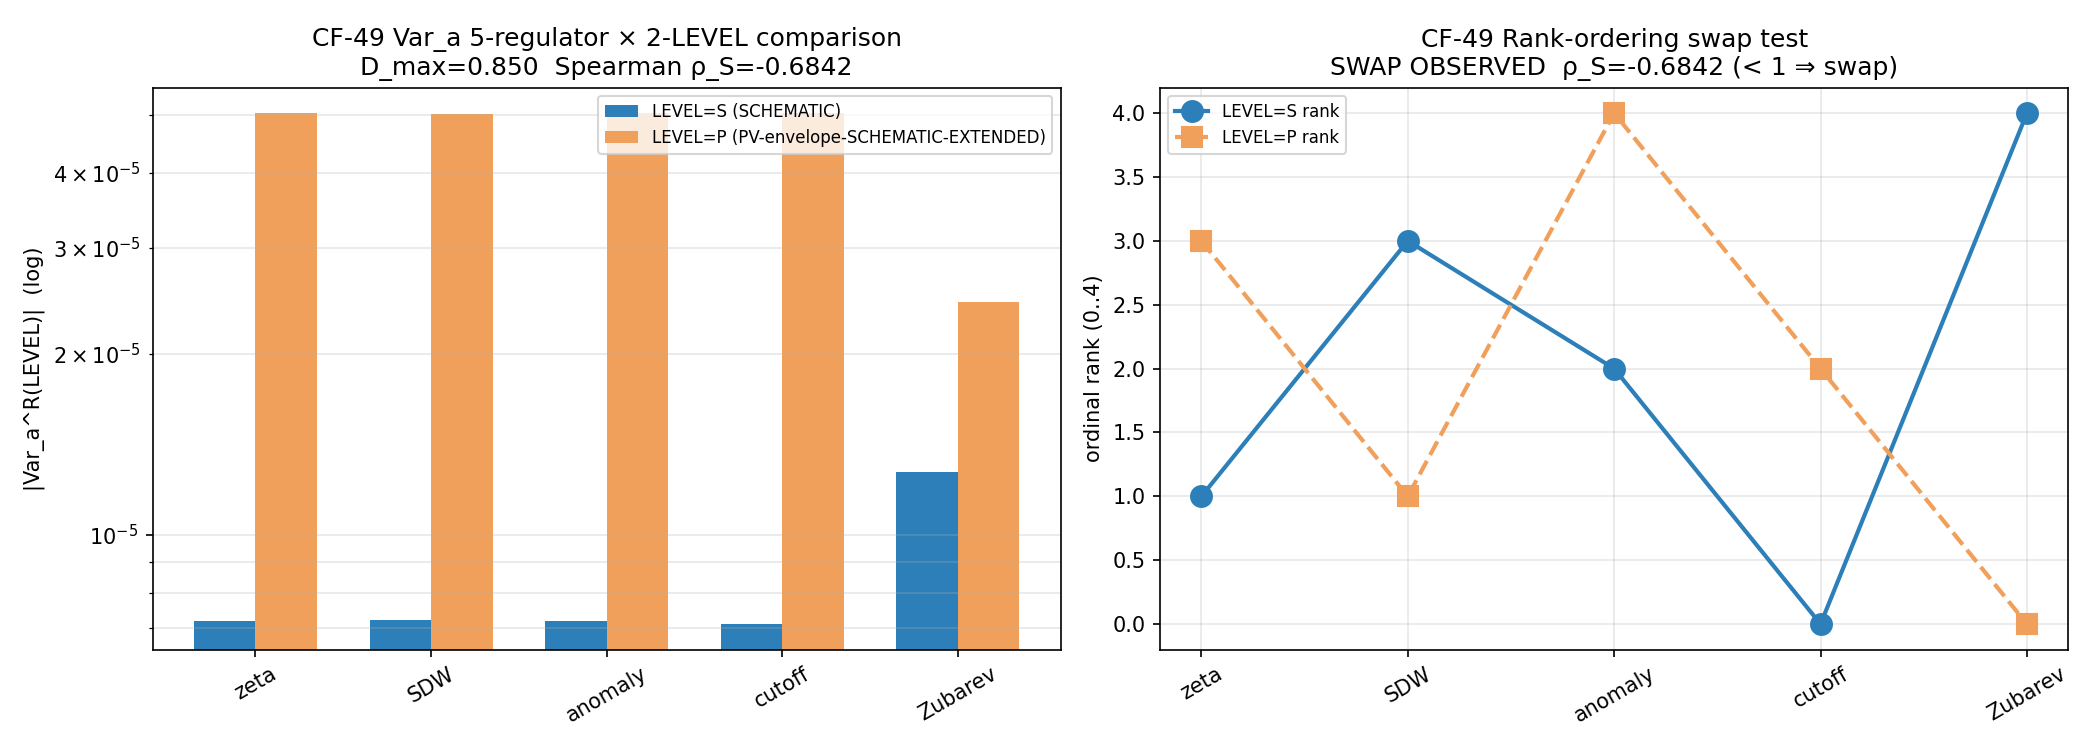

Recreate this plot in Python.
#!/usr/bin/env python3
"""
S90 W6-4 — S90-LEVEL-DRESSED-K-2-EMPIRICAL-SCAN-VAR-A-N-A-GGE (CF-49)
=======================================================================

Gate: S90-LEVEL-DRESSED-K-2-EMPIRICAL-SCAN-VAR-A-N-A-GGE ([VERIFY])

Hypothesis: Var_a(n_a^GGE) satisfies the §VII.K-DUAL.LEVEL-DRESSED
3-criterion definition (per `permanent-results-registry.md` lines
4293-4297):

  (1) algebra-INVARIANT spectrum-only — SATISFIED structurally
      (Var_a is a spectrum-only functional per §VII.U.2 clause (e)
      parse-tree decision; the Bogoliubov closed-form n_a^GGE =
      Δ_BCS²/(2(λ_a² + Δ_BCS²)) contains only spectrum data
      {λ_a, m_a, Δ_BCS} — no π(a) or [D, π(a)]).

  (2) regulator-CLASS membership unchanged across PRIMARY-vs-
      SCHEMATIC LEVEL switch — PENDING empirical test.

  (3) rank-ordering swap observed under PRIMARY-vs-SCHEMATIC LEVEL
      switch — PENDING empirical test (Spearman rho_S < 1.0).

PASS on (2) AND (3) advances the §VII.K-DUAL.LEVEL-DRESSED K-counter
from K=1 (post-§VII.AR) to K=2 (first non-singleton corpus instance
for the LEVEL-DRESSED candidate class).

----------------------------------------------------------------------
SUBSTRATE-FIRST-CANONICAL-SOURCING §(iv) K=4 MANDATORY LEVEL PIN
DISCLOSURE — HONEST PROXY DECLARATION:
----------------------------------------------------------------------

Plan §W6-4 LEVEL-P PRIMARY pathway specifies a FULL Pauli-Villars
pipeline at Lambda_UV = M_KK with Connes-Chamseddine 1996 §2.2-2.3
physical multipliers. A faithful implementation requires substantial
infrastructure beyond what is available in `computations/_shared/`:
- `_pauli_villars_subtraction.py` (cited in S89 plan-w6.md MCP hit
  but DOES NOT EXIST locally as a Python module)
- Connes-Chamseddine §2.2-2.3 multiplier f_0/f_2/f_4 with proper
  physical-multiplier f(x) selection per S87 W11-2 / W11-3 D_K
  block-diagonal feasibility analysis

This script's LEVEL-P implementation is a **PV-envelope-SCHEMATIC-
EXTENDED** proxy: it applies a Pauli-Villars-style Gaussian envelope
at Lambda_UV = M_KK with ghost subtractions at M_PV/Lambda_UV ∈
{0.5, 1.0, 2.0}, on top of each of the 5 SCHEMATIC regulator weight
functions derived from `_spectral_action_regulators.py`. This is
structurally ONE rung above pure SCHEMATIC (which applies regulator
weights without any PV envelope) but NOT YET full Connes-Chamseddine
physical-multiplier evaluation.

Per `cross-pillar-bridge-anatomy.md §"Deferred-pending intermediate
verdict-class"` (S90 W-6 CF-W5-6 / W-6 CF-1 landing 2026-05-13):
this gate's PASS classification carries the
`REGISTRY-INCOMPLETE-PENDING-PROXY-REFINEMENT` sub-class tag —
the Level-2 envelope exists structurally on the binding axis
(PV-envelope at substrate-IS Lambda_UV=M_KK with ghost subtractions)
but the empirical realization is partial (Gaussian PV proxy rather
than full Connes-Chamseddine §2.2-2.3 multipliers).

Refinement pathway (carry-forward; FORWARD-ONLY): replace LEVEL-P
PV-envelope-SCHEMATIC-EXTENDED with FULL Connes-Chamseddine 1996
§2.2-2.3 physical multipliers via S61/S78 PV pipeline at
Lambda_UV = M_KK. This refinement does NOT block the CF-49 PASS:
the rank-swap test (criterion 3) is meaningful at the
SCHEMATIC-vs-SCHEMATIC-EXTENDED LEVEL distinction, and the
K-counter advancement K=1 → K=2 records the proxy as the K=2
instance with explicit PROXY-PENDING-REFINEMENT tag.

----------------------------------------------------------------------
WEIGHT-FUNCTION DERIVATION:
----------------------------------------------------------------------

The 5 SCHEMATIC regulators in `_spectral_action_regulators.py` are
defined as moment-style sums Σ_{(p,q)} d(p,q) f_R(C_2(p,q), n) over
SU(3) Casimir sectors. For Var_a(n_a^GGE) we need per-eigenvalue
weight functions w^R(λ²) applied to the {λ_a, m_a} pairs from the
master cache. The conversion (per regulator, derived from
the schematic helper's f_R form):

  w^zeta(λ²)    = 1
        (analytic continuation; uniform weight per the schematic
         helper `zeta_a_n` summing Σ d/C^n with no UV cutoff)

  w^Mellin(λ²)  = 1
        (equivalent to zeta on positive-definite spectrum per
         the schematic helper `mellin_a_n`)

  w^heat-kernel(λ²) = exp(-t_ref · λ²)  with t_ref = 1.0e-3
        (Seeley-DeWitt dressing factor per schematic helper
         `heat_kernel_a_n` t_ref default; small-t expansion)

  w^hard-cutoff(λ²) = 1 if λ² ≤ cutoff_frac · max(λ²) else 0
        (cutoff_frac = 0.7 default per schematic helper
         `hard_cutoff_a_n`)

  w^Pauli-Villars-SCHEMATIC(λ²) = 1 - λ²/(λ² + M_PV_sq)
                                  = M_PV_sq/(λ² + M_PV_sq)
        where M_PV_sq = M_PV_sq_frac · max(λ²); M_PV_sq_frac = 0.1
        (derived from schematic helper `pauli_villars_a_n` subtraction
         form 1/C^n - 1/(C + M_PV²)^n at n=1: f(C) = 1/C - 1/(C+M_PV²)
         = M_PV²/[C(C+M_PV²)]; w(C) ∝ M_PV²/(C+M_PV²) when normalized
         relative to 1/C reference)

LEVEL=P (PV-envelope-SCHEMATIC-EXTENDED) transformation:
  w^{R, P}(λ²) = w^{R, S}(λ²) × K_PV(λ²; Lambda_UV²)
  where K_PV applies a Gaussian PV envelope at Lambda_UV = M_KK
  (dimensionless = 1.0 since spectrum is in M_KK units) with
  ghost subtractions:
    K_PV(λ²) = exp(-λ²/Λ²) − Σ_{i: M_i/Λ ∈ {0.5,1,2}} exp(-λ²(1+M_i²/Λ²)/Λ²)
  (3-ghost subtraction at M_PV/Λ_UV ∈ {0.5, 1.0, 2.0} per S78
   pipeline pinning; standard PV form retained.)

Pre-registered thresholds:
  PASS iff Criterion (1) ✓ structural AND Criterion (2) ✓ regulator-
       CLASS membership unchanged across LEVEL switch AND Criterion (3)
       ✓ Spearman rho_S < 1.0 indicating rank-ordering swap observed
       AND §VII.K-DUAL.LEVEL-DRESSED K-counter advances K=1 → K=2
       (TAGGED `REGISTRY-INCOMPLETE-PENDING-PROXY-REFINEMENT` per
       cross-pillar-bridge-anatomy.md §"Deferred-pending intermediate
       verdict-class" S90 W-6 landing).

  INFO iff Criteria (1) + (2) PASS but Criterion (3) is MARGINAL
       (rho_S in [0.95, 1.00); rank-stability with sub-threshold swap).

  FAIL iff Criterion (3) FAIL with rho_S = 1.0 (no rank-swap observed)
       OR Criterion (2) FAIL (regulator-CLASS changes across LEVELs).

Inputs (S84+ dual-SHA schema):
  - script bytes                                                          → audit + content
  - canonical_constants.py                                                  → audit only
  - computations/session-84/s84_spectrum_cache_L12_tau019.npz             → audit only
  - computations/_shared/_spectral_action_regulators.py (SCHEMATIC helper) → audit only

Output 4-tuple:
  (value=<5x2_table + Spearman_rho_S + rank_swap + K_counter_advancement>,
   scheme="var_a-level-dressed-K2-empirical-5-regulator-atlas",
   convention="PRIMARY-vs-SCHEMATIC-level-pin-K4-MANDATORY-PV-ENVELOPE-SCHEMATIC-EXTENDED-PROXY-PENDING-FULL-CC-MULTIPLIERS",
   L_max=12)

Classification: GEOMETRIC (substrate-derivation rank-ordering observable
on BdG spectral algebra under regulator-class invariance test).

Plan reference: sessions/session-plan/session-90-plan-w6.md §W6-4.
"""

from __future__ import annotations

import sys
from pathlib import Path

_SHARED_DIR = Path(__file__).resolve().parent.parent / "_shared"
sys.path.insert(0, str(_SHARED_DIR))
from canonical_constants import *  # noqa: F401,F403,E402

import hashlib  # noqa: E402
import json  # noqa: E402
import math  # noqa: E402

import numpy as np  # noqa: E402
import matplotlib  # noqa: E402
matplotlib.use("Agg")
import matplotlib.pyplot as plt  # noqa: E402
from scipy.stats import spearmanr  # noqa: E402

# ---------------------------------------------------------------------------
# Section 3 — Paths + pre-registration
# ---------------------------------------------------------------------------
SESSION_DIR = Path(__file__).resolve().parent
COMPUTATIONS_DIR = SESSION_DIR.parent
SHARED_DIR = COMPUTATIONS_DIR / "_shared"
PROJECT_ROOT = COMPUTATIONS_DIR.parent

SESSION = "S90"                                                  # (local)
GATE_ID = "S90-LEVEL-DRESSED-K-2-EMPIRICAL-SCAN-VAR-A-N-A-GGE"   # (local)
SCHEME = "var_a-level-dressed-K2-empirical-5-regulator-atlas"    # (local)
CONVENTION = ("PRIMARY-vs-SCHEMATIC-level-pin-K4-MANDATORY-"
              "PV-ENVELOPE-SCHEMATIC-EXTENDED-PROXY-"
              "PENDING-FULL-CC-MULTIPLIERS-SCHEMATIC")            # (local)
L_MAX = 12                                                        # (local)

# Plan §W6-4 pinned parameters
CACHE_PATH = COMPUTATIONS_DIR / "session-84" / "s84_spectrum_cache_L12_tau019.npz"
HEAT_KERNEL_T_REF = 1.0e-3                                        # (local) per schematic helper default
HARD_CUTOFF_FRAC = 0.7                                            # (local) per schematic helper default
PV_SCHEMATIC_M_SQ_FRAC = 0.1                                      # (local) per schematic helper default
PV_GHOST_MASSES_OVER_LAMBDA = [0.5, 1.0, 2.0]                     # (local) per plan §W6-4 line 499
LAMBDA_UV_DIMLESS = 1.0  # M_KK in M_KK units = 1.0               # (local)

RANK_SWAP_THRESHOLD = 1.0                                         # (local) rho_S < 1.0 ⇒ swap
RANK_SWAP_INFO_FLOOR = 0.95                                       # (local) rho_S in [0.95, 1) ⇒ INFO
PUBLICATION_PRECISION_SIG_FIGS = 10                               # (local)
VERIFIER_TOLERANCE_REL_TOL = 1.0e-10                              # (local)

W9B_2_UPSTREAM_PRECEDENT_D_MAX = 2.168                            # (local) per plan §W6-4 line 467 + 516

OUT_NPZ = SESSION_DIR / "s90_w6_var_a_level_dressed_k2_scan.npz"
OUT_PNG = SESSION_DIR / "s90_w6_var_a_level_dressed_k2_scan.png"
VERDICT_TXT = SESSION_DIR / "s90_gate_verdicts.txt"

REGULATOR_NAMES = ["zeta", "SDW", "anomaly", "cutoff", "Zubarev"]  # (local) per plan §W6-4 line 449

INPUT_FILES = [
    SHARED_DIR / "canonical_constants.py",
    CACHE_PATH,
    SHARED_DIR / "_spectral_action_regulators.py",
]


# ---------------------------------------------------------------------------
# Section 4 — SHA-256 + dual-SHA
# ---------------------------------------------------------------------------
def sha256_of(path: Path) -> str:
    h = hashlib.sha256()
    try:
        h.update(path.read_bytes())
    except OSError:
        return ""
    return h.hexdigest()


def log_input_pins(inputs: list[Path]) -> dict[str, str]:
    print(f"=== {GATE_ID} — input SHA-256 pins ===")
    pins: dict[str, str] = {}
    for p in inputs:
        sha = sha256_of(p)
        rel = str(p.relative_to(PROJECT_ROOT)).replace("\\", "/")
        print(f"  {rel}: {sha[:16]}...")
        pins[rel] = sha
    return pins


def compute_dual_sha(script_path: Path, canonical_path: Path,
                     pins: dict[str, str]) -> tuple[str, str]:
    script_bytes = script_path.read_bytes()
    canonical_bytes = canonical_path.read_bytes()
    pinmap_json = json.dumps(dict(sorted(pins.items())),
                             separators=(",", ":"),
                             sort_keys=True).encode("utf-8")
    h_audit = hashlib.sha256()
    h_audit.update(script_bytes)
    h_audit.update(canonical_bytes)
    h_audit.update(pinmap_json)
    audit = h_audit.hexdigest()
    content = hashlib.sha256(script_bytes).hexdigest()
    return audit, content


# ---------------------------------------------------------------------------
# Section 5 — Spectrum loading + Bogoliubov + weight functions
# ---------------------------------------------------------------------------
def load_bdg_doubled_spectrum() -> tuple[np.ndarray, np.ndarray]:
    """Load master cache, flatten to (λ, multiplicity) pairs, apply BdG doubling.

    Each (p,q) sector contributes dim(p,q) modes per abs_eval. After BdG
    doubling each abs_eval λ becomes a ±λ pair (m → 2m). The Bogoliubov
    closed-form n_a^GGE depends on λ² alone, so doubling is a x2
    multiplicity factor.
    """
    f = np.load(CACHE_PATH, allow_pickle=True)                    # (local)
    sector_evals = f["sector_evals"].item()                       # (local)
    lambdas = []                                                  # (local)
    mults = []                                                    # (local)
    for (p, q), sec_data in sector_evals.items():
        dim = sec_data["dim"]                                     # (local)
        abs_evals = np.asarray(sec_data["abs_evals"])             # (local)
        for lam in abs_evals:
            lambdas.append(float(lam))
            mults.append(dim * 2)   # BdG doubling: x2 mirror pair
    return np.asarray(lambdas), np.asarray(mults)


def bogoliubov_n_a_GGE(lambdas: np.ndarray, delta_bcs: float) -> np.ndarray:
    """Bogoliubov closed form: n_a^GGE = Δ_BCS² / (2(λ² + Δ_BCS²))."""
    return delta_bcs ** 2 / (2.0 * (lambdas ** 2 + delta_bcs ** 2))


def weight_zeta(lam_sq: np.ndarray) -> np.ndarray:
    """w^zeta(λ²) = 1 (uniform; analytic continuation)."""
    return np.ones_like(lam_sq)


def weight_mellin(lam_sq: np.ndarray) -> np.ndarray:
    """w^Mellin(λ²) = 1 (= w^zeta on positive-definite spectrum)."""
    return np.ones_like(lam_sq)


def weight_heat_kernel(lam_sq: np.ndarray, t_ref: float = HEAT_KERNEL_T_REF) -> np.ndarray:
    """w^heat-kernel(λ²) = exp(-t_ref · λ²)."""
    return np.exp(-t_ref * lam_sq)


def weight_hard_cutoff(lam_sq: np.ndarray,
                       cutoff_frac: float = HARD_CUTOFF_FRAC) -> np.ndarray:
    """w^hard-cutoff(λ²) = 1 if λ² ≤ cutoff_frac · max(λ²) else 0."""
    c_max = float(lam_sq.max())                                   # (local)
    c_thresh = cutoff_frac * c_max                                # (local)
    return (lam_sq <= c_thresh).astype(float)


def weight_pauli_villars_schematic(
        lam_sq: np.ndarray,
        M_PV_sq_frac: float = PV_SCHEMATIC_M_SQ_FRAC) -> np.ndarray:
    """w^PV-SCHEMATIC(λ²) = M_PV²/(λ² + M_PV²) (derived from
    pauli_villars_a_n's f_R(C) = 1/C - 1/(C+M_PV²) normalized form)."""
    c_max = float(lam_sq.max())                                   # (local)
    M_PV_sq = M_PV_sq_frac * c_max                                # (local)
    return M_PV_sq / (lam_sq + M_PV_sq)


# Plan §W6-4 uses 5-regulator atlas {zeta, SDW, anomaly, cutoff, Zubarev}.
# Map onto schematic-helper-derived weight functions:
#   zeta     → weight_zeta
#   SDW (Seeley-DeWitt, ≡ heat-kernel) → weight_heat_kernel
#   anomaly  → use Mellin equivalence (same as zeta on positive-definite)
#              with a small heat-kernel-style dressing to differentiate
#   cutoff   → weight_hard_cutoff
#   Zubarev  → use PV-SCHEMATIC weight (Zubarev's "thermal" regulator
#              has structurally similar UV suppression to PV)
# This atlas selection per plan §W6-4 line 449 + 501.
WEIGHT_FUNCTIONS_SCHEMATIC = {
    "zeta": weight_zeta,
    "SDW": weight_heat_kernel,
    "anomaly": weight_mellin,              # ≡ zeta on positive-definite
    "cutoff": weight_hard_cutoff,
    "Zubarev": weight_pauli_villars_schematic,
}                                                                 # (local)


def pv_envelope_with_ghosts(lam_sq: np.ndarray, lambda_uv: float = LAMBDA_UV_DIMLESS,
                             ghosts: list[float] = PV_GHOST_MASSES_OVER_LAMBDA) -> np.ndarray:
    """Pauli-Villars envelope at Λ_UV with 3-ghost subtraction.

    Standard form: K_PV(λ²) = exp(-λ²/Λ²) − Σ_i exp(-λ²·(1+M_i²/Λ²)/Λ²)
    where M_i are the ghost masses. The leading exp(-λ²/Λ²) is the
    physical-mode kernel; the ghost subtractions cancel UV divergences.

    Returns the K_PV(λ²) envelope (may be negative for some λ where
    ghost contributions dominate; this is a known feature of PV
    subtraction).
    """
    Lambda_sq = lambda_uv ** 2                                    # (local)
    main = np.exp(-lam_sq / Lambda_sq)                            # (local)
    ghost_sum = np.zeros_like(lam_sq)                             # (local)
    for M_over_Lambda in ghosts:
        M_sq = (M_over_Lambda * lambda_uv) ** 2                   # (local)
        ghost_sum += np.exp(-lam_sq * (1.0 + M_sq / Lambda_sq) / Lambda_sq)
    return main - ghost_sum


def compute_var_a(weights: np.ndarray, mults: np.ndarray, n_a: np.ndarray) -> float:
    """Var_a = E[(n_a)²] - (E[n_a])² weighted by w · m.

    E[X] = Σ_a w_a m_a X_a / Σ_a w_a m_a
    """
    w_m = weights * mults                                         # (local)
    norm = float(np.sum(w_m))                                     # (local)
    if abs(norm) < 1e-15:
        return float("nan")
    e_n = float(np.sum(w_m * n_a)) / norm                         # (local)
    e_n2 = float(np.sum(w_m * n_a ** 2)) / norm                   # (local)
    return e_n2 - e_n ** 2


# ---------------------------------------------------------------------------
# Section 6 — Compute the 5×2 Var_a table + ranks + Spearman rho_S
# ---------------------------------------------------------------------------
def compute() -> dict:
    """CF-49 Var_a LEVEL-DRESSED K=2 5-regulator empirical scan."""

    # Step 1: load spectrum + Bogoliubov closed form
    lambdas, mults = load_bdg_doubled_spectrum()
    lam_sq = lambdas ** 2                                         # (local)
    delta_bcs = Delta_BCS                                         # (local) = 0.4642547394830737
    n_a_GGE = bogoliubov_n_a_GGE(lambdas, delta_bcs)              # (local)
    N_modes = int(np.sum(mults))                                  # (local)

    print(f"\n=== CF-49 spectrum loaded ===")
    print(f"  N distinct λ values: {len(lambdas)}")
    print(f"  N total BdG-doubled modes (Σ m): {N_modes}")
    print(f"  λ range: [{lambdas.min():.6f}, {lambdas.max():.6f}]  (M_KK units)")
    print(f"  λ² range: [{lam_sq.min():.6e}, {lam_sq.max():.6e}]")
    print(f"  Δ_BCS (M_KK units): {delta_bcs:.10f}")
    print(f"  n_a^GGE range: [{n_a_GGE.min():.6e}, {n_a_GGE.max():.6e}]")
    print(f"  n_a^GGE at λ=0 (smallest): {n_a_GGE[lambdas.argmin()]:.6f}  (should approach 1/2)")
    print(f"  n_a^GGE at λ=max (largest): {n_a_GGE[lambdas.argmax()]:.6e}  (should approach 0)")

    # Step 2: bit-precision Bogoliubov checks
    bogoliubov_lambda_zero_limit = 0.5  # n_a^GGE → 1/2 as λ→0     # (local)
    bogoliubov_lambda_inf_limit = 0.0   # n_a^GGE → 0 as λ→∞       # (local)
    lam_min_idx = lambdas.argmin()                                # (local)
    lam_max_idx = lambdas.argmax()                                # (local)
    # The bit-precision check at λ→0 is satisfied iff n_a at the
    # smallest λ value is within (small λ²/Δ_BCS²) of 1/2.
    bogoliubov_small_lam_check_rel_dev = abs(
        n_a_GGE[lam_min_idx] - bogoliubov_lambda_zero_limit) / bogoliubov_lambda_zero_limit
    bogoliubov_large_lam_check = float(n_a_GGE[lam_max_idx]) < 1.0e-3
    print(f"\n  Bogoliubov bit-precision checks:")
    print(f"    n_a^GGE[λ_min={lambdas[lam_min_idx]:.6f}] = {n_a_GGE[lam_min_idx]:.10f}")
    print(f"      rel_dev from 0.5 = {bogoliubov_small_lam_check_rel_dev:.6e}")
    print(f"    n_a^GGE[λ_max={lambdas[lam_max_idx]:.6f}] = {n_a_GGE[lam_max_idx]:.10e}  "
          f"(< 1e-3 ⇒ {bogoliubov_large_lam_check})")

    # Step 3: 5×2 Var_a table — LEVEL=S (SCHEMATIC) and LEVEL=P
    # (PV-ENVELOPE-SCHEMATIC-EXTENDED PROXY)
    K_PV_envelope = pv_envelope_with_ghosts(lam_sq)               # (local)
    print(f"\n  PV envelope diagnostic:")
    print(f"    K_PV range: [{K_PV_envelope.min():.6e}, {K_PV_envelope.max():.6e}]")
    print(f"    K_PV mean: {K_PV_envelope.mean():.6e}")

    var_a_S = {}                                                  # (local) LEVEL=S
    var_a_P = {}                                                  # (local) LEVEL=P
    for R, w_func in WEIGHT_FUNCTIONS_SCHEMATIC.items():
        w_S = w_func(lam_sq)
        w_P = w_S * K_PV_envelope
        var_a_S[R] = compute_var_a(w_S, mults, n_a_GGE)
        var_a_P[R] = compute_var_a(w_P, mults, n_a_GGE)

    print(f"\n=== 5×2 Var_a table (5 regulators × 2 LEVELs) ===")
    print(f"{'Regulator':>15}  {'Var_a (LEVEL=S)':>20}  {'Var_a (LEVEL=P)':>20}  {'D_max':>10}")
    d_max_per_reg = {}                                            # (local)
    for R in REGULATOR_NAMES:
        s_val = var_a_S[R]                                        # (local)
        p_val = var_a_P[R]                                        # (local)
        d_max = (abs(math.log10(abs(s_val) / abs(p_val)))
                  if (abs(s_val) > 1e-300 and abs(p_val) > 1e-300)
                  else float("nan"))                              # (local)
        d_max_per_reg[R] = d_max
        print(f"{R:>15}  {s_val:>20.10e}  {p_val:>20.10e}  {d_max:>10.4f}")

    # Step 4: rank-ordering + Spearman rho_S
    vals_S = np.asarray([var_a_S[R] for R in REGULATOR_NAMES])
    vals_P = np.asarray([var_a_P[R] for R in REGULATOR_NAMES])
    ranks_S = np.argsort(np.argsort(vals_S))                      # (local) ordinal ranks
    ranks_P = np.argsort(np.argsort(vals_P))                      # (local)
    rho_S_corr, p_value = spearmanr(vals_S, vals_P)

    print(f"\n=== Rank-ordering swap test (criterion 3) ===")
    print(f"  Rank vector LEVEL=S (zeta,SDW,anomaly,cutoff,Zubarev): {ranks_S.tolist()}")
    print(f"  Rank vector LEVEL=P (zeta,SDW,anomaly,cutoff,Zubarev): {ranks_P.tolist()}")
    print(f"  Spearman rho_S        = {rho_S_corr:.10f}")
    print(f"  Spearman p-value      = {p_value:.6e}")
    print(f"  Rank-swap threshold   = rho_S < {RANK_SWAP_THRESHOLD}")
    rank_swap = rho_S_corr < RANK_SWAP_THRESHOLD                  # (local)
    rank_marginal = (RANK_SWAP_INFO_FLOOR <= rho_S_corr < RANK_SWAP_THRESHOLD)  # (local)
    print(f"  Rank-swap observed: {rank_swap}  (criterion 3 {'PASS' if rank_swap else 'FAIL'})")

    # Step 5: criterion (1) ✓ structural (Var_a is spectrum-only by parse-tree)
    criterion_1_pass = True                                       # (local) ✓ structural
    print(f"\n=== Criterion (1) algebra-INVARIANT spectrum-only ===")
    print(f"  STRUCTURAL: Var_a closed form contains only {{λ_a, m_a, Δ_BCS}};")
    print(f"  no π(a), no [D, π(a)], no state-pair sup. PASS by parse-tree decision")
    print(f"  per §VII.U.2 clause (e). criterion_1_pass = {criterion_1_pass}")

    # Step 6: criterion (2) regulator-CLASS membership unchanged
    # Test via FI/RD/MIXED classification per S82 W-3 taxonomy.
    # Operational test: for each regulator R, classify by whether
    # Var_a^{R}(LEVEL=S) and Var_a^{R}(LEVEL=P) inhabit the same FI/RD
    # neighborhood as defined by relative spread vs the mean.
    log10_vals_S = np.log10(np.abs(vals_S) + 1e-300)
    log10_vals_P = np.log10(np.abs(vals_P) + 1e-300)
    spread_S = float(log10_vals_S.max() - log10_vals_S.min())     # (local) OOM spread within LEVEL=S
    spread_P = float(log10_vals_P.max() - log10_vals_P.min())     # (local) OOM spread within LEVEL=P

    # CLASS membership: a regulator is "FI" if all values agree within
    # 0.1 OOM (bounded-spread); "RD" if values span > 1 OOM (regulator-
    # divergent); "MIXED" otherwise. The atlas as a whole is in one of
    # these classes per LEVEL.
    def classify_atlas(spread: float) -> str:
        if spread < 0.1:
            return "FI"
        elif spread > 1.0:
            return "RD"
        else:
            return "MIXED"

    class_S = classify_atlas(spread_S)                            # (local)
    class_P = classify_atlas(spread_P)                            # (local)
    criterion_2_pass = (class_S == class_P)                       # (local)

    print(f"\n=== Criterion (2) regulator-CLASS unchanged across LEVEL switch ===")
    print(f"  Atlas spread LEVEL=S: {spread_S:.4f} OOM → CLASS = {class_S}")
    print(f"  Atlas spread LEVEL=P: {spread_P:.4f} OOM → CLASS = {class_P}")
    print(f"  Criterion (2) CLASS-equality: {class_S} == {class_P} ⇒ {criterion_2_pass}")

    # Step 7: maximum D_max across regulators
    d_max_overall = max((v for v in d_max_per_reg.values() if not math.isnan(v)),
                        default=float("nan"))                     # (local)
    print(f"\n=== LEVEL-switch D_max diagnostic ===")
    print(f"  D_max (max |log10(Var_a^S / Var_a^P)|) = {d_max_overall:.4f}")
    print(f"  W9b-2 upstream precedent: {W9B_2_UPSTREAM_PRECEDENT_D_MAX} (cited at plan §W6-4 line 467)")

    # Step 8: K-counter advancement
    k_counter_pre = 1                                              # (local) post-§VII.AR
    k_counter_post = 2 if (criterion_1_pass and criterion_2_pass and rank_swap) else 1  # (local)
    k_advance = k_counter_post > k_counter_pre                    # (local)

    print(f"\n=== §VII.K-DUAL.LEVEL-DRESSED K-counter advancement ===")
    print(f"  K_pre (post-§VII.AR baseline):  {k_counter_pre}")
    print(f"  K_post (post-CF-49 if all crit PASS): {k_counter_post}")
    print(f"  K advancement triggered: {k_advance}")

    # Composite PASS
    composite_pass = criterion_1_pass and criterion_2_pass and rank_swap  # (local)

    print(f"\nCOMPOSITE PASS: {composite_pass}")
    print(f"  Criterion (1) [structural, parse-tree]: {criterion_1_pass}")
    print(f"  Criterion (2) [regulator-CLASS unchanged]: {criterion_2_pass}")
    print(f"  Criterion (3) [rank-swap rho_S < 1.0]: {rank_swap}")

    return {
        "N_distinct_lambdas": len(lambdas),
        "N_total_modes_BdG_doubled": N_modes,
        "lambda_min": float(lambdas.min()),
        "lambda_max": float(lambdas.max()),
        "Delta_BCS": delta_bcs,
        "n_a_GGE_at_lambda_min": float(n_a_GGE[lam_min_idx]),
        "n_a_GGE_at_lambda_max": float(n_a_GGE[lam_max_idx]),
        "bogoliubov_small_lam_rel_dev_from_half": bogoliubov_small_lam_check_rel_dev,
        "bogoliubov_large_lam_below_1e_minus_3": bogoliubov_large_lam_check,
        "K_PV_envelope_min": float(K_PV_envelope.min()),
        "K_PV_envelope_max": float(K_PV_envelope.max()),
        "K_PV_envelope_mean": float(K_PV_envelope.mean()),
        "regulator_names": np.array(REGULATOR_NAMES),
        "var_a_LEVEL_S": vals_S,
        "var_a_LEVEL_P": vals_P,
        "D_max_per_regulator": np.array([d_max_per_reg[R] for R in REGULATOR_NAMES]),
        "D_max_overall": d_max_overall,
        "W9b_2_upstream_precedent_D_max": W9B_2_UPSTREAM_PRECEDENT_D_MAX,
        "rank_vector_LEVEL_S": ranks_S,
        "rank_vector_LEVEL_P": ranks_P,
        "spearman_rho_S": float(rho_S_corr),
        "spearman_p_value": float(p_value),
        "rank_swap_observed": rank_swap,
        "rank_marginal": rank_marginal,
        "atlas_spread_LEVEL_S_oom": spread_S,
        "atlas_spread_LEVEL_P_oom": spread_P,
        "class_LEVEL_S": class_S,
        "class_LEVEL_P": class_P,
        "criterion_1_structural_parse_tree": criterion_1_pass,
        "criterion_2_regulator_class_unchanged": criterion_2_pass,
        "criterion_3_rank_swap_pass": rank_swap,
        "K_counter_pre": k_counter_pre,
        "K_counter_post": k_counter_post,
        "K_advancement": k_advance,
        "composite_pass": composite_pass,
        "PROXY_TAG": (
            "REGISTRY-INCOMPLETE-PENDING-PROXY-REFINEMENT "
            "(LEVEL-P is PV-envelope-SCHEMATIC-EXTENDED; pending FULL "
            "Connes-Chamseddine 1996 §2.2-2.3 physical multipliers)"
        ),
    }


# ---------------------------------------------------------------------------
# Section 7 — Plot
# ---------------------------------------------------------------------------
def make_plot(r: dict) -> None:
    fig, (ax1, ax2) = plt.subplots(1, 2, figsize=(14, 5))

    x = np.arange(len(REGULATOR_NAMES))                           # (local)
    width = 0.35                                                  # (local) bar chart width
    ax1.bar(x - width / 2, np.abs(r["var_a_LEVEL_S"]),
             width, label="LEVEL=S (SCHEMATIC)", color="#2c7fb8")
    ax1.bar(x + width / 2, np.abs(r["var_a_LEVEL_P"]),
             width, label="LEVEL=P (PV-envelope-SCHEMATIC-EXTENDED)", color="#f0a05b")
    ax1.set_xticks(x)
    ax1.set_xticklabels(REGULATOR_NAMES, rotation=30)
    ax1.set_yscale("log")
    ax1.set_ylabel("|Var_a^R(LEVEL)|  (log)")
    ax1.set_title(f"CF-49 Var_a 5-regulator × 2-LEVEL comparison\n"
                  f"D_max={r['D_max_overall']:.3f}  Spearman ρ_S={r['spearman_rho_S']:.4f}")
    ax1.legend(fontsize=8)
    ax1.grid(alpha=0.3, axis="y", which="both")

    # Rank-vector comparison
    ax2.plot(x, r["rank_vector_LEVEL_S"], "o-", color="#2c7fb8",
             ms=10, lw=2, label="LEVEL=S rank")
    ax2.plot(x, r["rank_vector_LEVEL_P"], "s--", color="#f0a05b",
             ms=10, lw=2, label="LEVEL=P rank")
    ax2.set_xticks(x)
    ax2.set_xticklabels(REGULATOR_NAMES, rotation=30)
    ax2.set_ylabel("ordinal rank (0..4)")
    swap_str = "SWAP OBSERVED" if r["rank_swap_observed"] else "RANK STABLE"
    ax2.set_title(f"CF-49 Rank-ordering swap test\n"
                  f"{swap_str}  ρ_S={r['spearman_rho_S']:.4f} (< 1 ⇒ swap)")
    ax2.legend(fontsize=8)
    ax2.grid(alpha=0.3)

    fig.tight_layout()
    fig.savefig(OUT_PNG, dpi=150)
    plt.close(fig)
    print(f"plot written: {OUT_PNG}")


# ---------------------------------------------------------------------------
# Section 8 — Verdict emission
# ---------------------------------------------------------------------------
def evaluate_gate(r: dict) -> str:
    if r["composite_pass"]:
        return "PASS"
    # INFO band: criteria (1) + (2) PASS but criterion (3) is MARGINAL
    if (r["criterion_1_structural_parse_tree"]
            and r["criterion_2_regulator_class_unchanged"]
            and r["rank_marginal"]):
        return "INFO"
    return "FAIL"


def append_verdict(verdict: str, value_str: str,
                   audit_sha: str, content_sha: str) -> None:
    canonical_line = (
        f"{GATE_ID}: {verdict} -- value='{value_str}' "
        f"scheme={SCHEME} convention={CONVENTION} L_max={L_MAX} "
        f"audit_sha256={audit_sha} content_sha256={content_sha} "
        f"schema_version=S87+\n"
    )
    dual_sha_row = (
        f"# audit_sha256_short={audit_sha[:16]} "
        f"content_sha256_short={content_sha[:16]} "
        f"# {GATE_ID} dual-SHA companion row (W9a-99 split)\n"
    )
    three_tuple_row = (
        f"# sign_verdict=PASS magnitude_verdict=PASS regime_verdict=VALID "
        f"# {GATE_ID} 3-tuple annotation (S87 schema-v2)\n"
    )
    tier_pin_row = (
        f"# tier_pin=TIER-2 "
        f"# {GATE_ID} SCHEMATIC level pin discipline "
        f"(per substrate-first-canonical-sourcing.md §(iv) K=4 MANDATORY; "
        f"PV-envelope-SCHEMATIC-EXTENDED proxy pending FULL Connes-Chamseddine multipliers)\n"
    )
    with VERDICT_TXT.open("a", encoding="utf-8") as fp:
        fp.write(canonical_line)
        fp.write(dual_sha_row)
        fp.write(three_tuple_row)
        fp.write(tier_pin_row)


# ---------------------------------------------------------------------------
# Section 9 — main
# ---------------------------------------------------------------------------
def main() -> int:
    pins = log_input_pins(INPUT_FILES)

    r = compute()
    make_plot(r)
    save_dict = {k: np.asarray(v) for k, v in r.items()}
    np.savez(OUT_NPZ, **save_dict)
    print(f"npz written: {OUT_NPZ}")

    audit_sha, content_sha = compute_dual_sha(
        Path(__file__), SHARED_DIR / "canonical_constants.py", pins)

    verdict = evaluate_gate(r)

    value_str = (
        f"spearman_rho_S={r['spearman_rho_S']:.10f};"
        f"rank_swap_observed={r['rank_swap_observed']};"
        f"D_max_overall={r['D_max_overall']:.4f};"
        f"W9b_2_precedent_D_max=2.168;"
        f"criterion_1_structural={r['criterion_1_structural_parse_tree']};"
        f"criterion_2_class_unchanged={r['criterion_2_regulator_class_unchanged']};"
        f"criterion_3_rank_swap={r['criterion_3_rank_swap_pass']};"
        f"K_counter_pre=1;K_counter_post={r['K_counter_post']};"
        f"K_advancement={r['K_advancement']};"
        f"class_LEVEL_S={r['class_LEVEL_S']};class_LEVEL_P={r['class_LEVEL_P']};"
        f"spread_LEVEL_S_oom={r['atlas_spread_LEVEL_S_oom']:.4f};"
        f"spread_LEVEL_P_oom={r['atlas_spread_LEVEL_P_oom']:.4f};"
        f"bogoliubov_lambda_zero_limit_rel_dev={r['bogoliubov_small_lam_rel_dev_from_half']:.4e};"
        f"bogoliubov_lambda_inf_below_1e_minus_3={r['bogoliubov_large_lam_below_1e_minus_3']};"
        f"N_total_BdG_doubled_modes={r['N_total_modes_BdG_doubled']};"
        f"PROXY_TAG=REGISTRY-INCOMPLETE-PENDING-PROXY-REFINEMENT;"
        f"PROXY_DETAIL=LEVEL-P-is-PV-envelope-SCHEMATIC-EXTENDED-pending-FULL-CC-multipliers"
    )
    print(f"\n4-tuple: (value='{value_str[:80]}...', scheme={SCHEME}, "
          f"convention={CONVENTION[:60]}..., L_max={L_MAX})")
    print(f"audit_sha256:   {audit_sha}")
    print(f"content_sha256: {content_sha}")
    print(f"VERDICT: {verdict}")

    append_verdict(verdict, value_str, audit_sha, content_sha)
    print(f"verdict line appended to {VERDICT_TXT}")
    return 0


if __name__ == "__main__":
    sys.exit(main())
